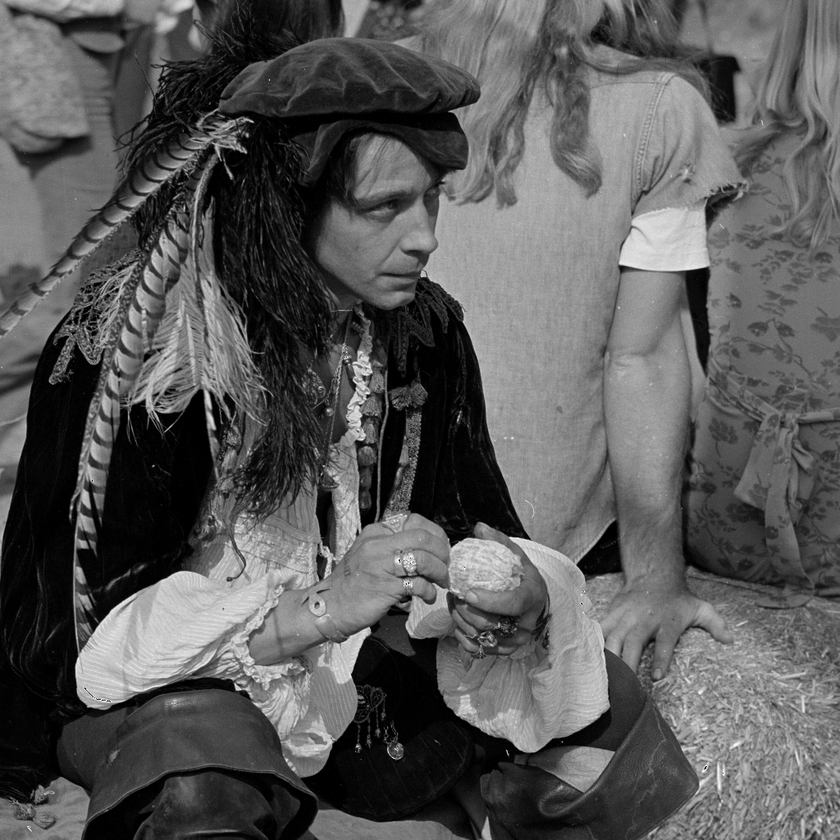
#> input picture taiwan_project/input_test/Man.bmp, 840 x 840 px, shrunk from 1024 x 1024 before the run, found by its file name
$ python gabor_simulation_frenel.py
#> lines starting #> are read from the running program, lines starting #| are printed output that depends on the picture
import numpy as np
import cv2
from scipy.fft import fft2, ifft2, fftshift
import os

def read_image(filename):
    img = cv2.imread(filename, cv2.IMREAD_GRAYSCALE)
    if img is None:
        raise FileNotFoundError(f"Image file '{filename}' not found.")
    normalized_img = img.astype(np.float64) / 255.0
    return normalized_img

def save_intensity(intensity_array, filename):
    max_val = np.max(intensity_array)
    if max_val > 0:
        normalized_intensity = (intensity_array / max_val) * 255.0
    else:
        normalized_intensity = np.zeros_like(intensity_array)
    output_img = normalized_intensity.astype(np.uint8)
    cv2.imwrite(filename, output_img)
    print(f"Image saved to {filename}")

#generate spherical reference wave
def generate_reference_wave(width, height, wavelength, z):
    k = 2 * np.pi / wavelength
    cx , cy = width // 2.0 , height // 2.0
    x = np.arange(width) - cx
    y = np.arange(height) - cy
    x, y = np.meshgrid(x,y)

    r_sq = x**2 + y**2 + z**2
    r = np.sqrt(r_sq)
    wave = np.exp(1j * k * r) / r
    return wave

def create_fresnel_impulse_response(width, height, wavelength, z, dx, dy):
    k = 2 * np.pi / wavelength
    cx, cy = width / 2.0, height / 2.0

    x_coords = (np.arange(width) - cx) * dx
    y_coords = (np.arange(height) - cy) * dy
    x, y = np.meshgrid(x_coords, y_coords)
    r_sq = x**2 + y**2
    phase = k / (2 * z) * r_sq

    h = np.exp(1j * phase)

    return fftshift(h)

def fresnel_convolution_propagation(input_wave, original_width, original_height, wavelength, z, dx, dy, band_limit=False):
    padded_width, padded_height = original_width * 2, original_height * 2
    padded_input_wave = np.zeros((padded_height, padded_width), dtype=np.complex128)
    start_y, start_x = original_height // 2, original_width // 2
    padded_input_wave[start_y:start_y+original_height, start_x:start_x+original_width] = input_wave

    h = create_fresnel_impulse_response(padded_width, padded_height, wavelength, z, dx, dy)

    #Perform the three FFTs
    # F[a]
    fft_input_wave = fft2(padded_input_wave)
    # F[h]
    fft_impulse_response = fft2(h)

    # Apply band-limiting in the frequency domain
    if band_limit:
        u_lim = 1 / (wavelength * np.sqrt((2 * dx * z)**2 + 1))
        v_lim = 1 / (wavelength * np.sqrt((2 * dy * z)**2 + 1))

        fx = np.fft.fftfreq(padded_width, d=dx)
        fy = np.fft.fftfreq(padded_height, d=dy)
        fx, fy = np.meshgrid(fx, fy)

        filter_mask = np.ones_like(fft_impulse_response)
        filter_mask[np.abs(fx) > u_lim] = 0.0
        filter_mask[np.abs(fy) > v_lim] = 0.0

        fft_impulse_response *= filter_mask

    # 3. Multiply the results in the frequency domain
    propagated_spectrum = fft_input_wave * fft_impulse_response
    # 4. Perform the final inverse FFT
    propagated_wave = ifft2(propagated_spectrum)
    # Crop the result to the original size
    cropped_wave = propagated_wave[start_y:start_y+original_height, start_x:start_x+original_width]
    return cropped_wave


def main():
    # Simulation parameters
    wavelength = 500e-9  # 500 nm
    z1 = 0.05            # distance from light source to object
    z2 = 0.002             # distance from object to hologram plane
    dx = 5.0e-7          # pixel size
    dy = 5.0e-7
    band_limit = True

    # Input file
    object_filename = "input/Man.bmp"
    #crop the input image, fill 1 value around the image


    try:
        original_image = read_image(object_filename)
#> in read_image, img is the input picture: shape (840, 840); min 0, max 255, mean 89
    except FileNotFoundError as e:
        print(e)
        return
    original_height, original_width = original_image.shape
#> original_height = 840; original_width = 840

    # Create the initial object wave (as a complex array)
    object_wave = original_image.astype(np.complex128)

    # Generate and propagate the spherical reference wave
    spherical_wave = generate_reference_wave(original_width, original_height, wavelength, z1)
#> in generate_reference_wave, `r = np.sqrt(r_sq)`:
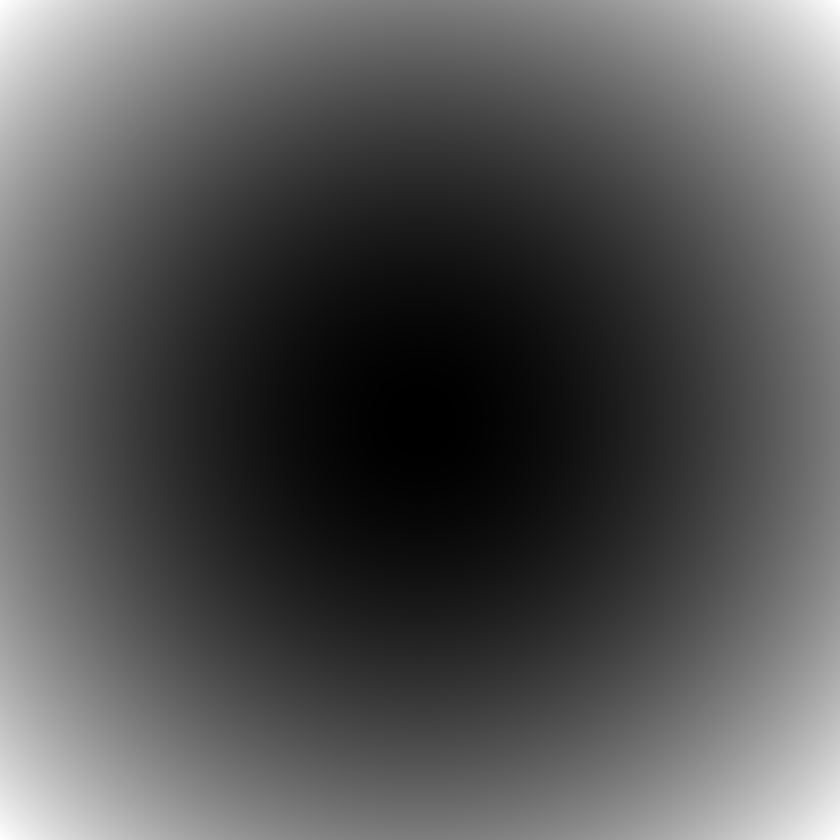
#> r_sq: shape (840, 840) float64; min 0.0025, max 352800, mean 117600.3; drawn with min black and max white
    reference_wave_at_hologram = fresnel_convolution_propagation(spherical_wave, original_width, original_height, wavelength, z1 + z2, dx, dy, band_limit=band_limit)

    # Propagate the object wave
    propagated_object_wave = fresnel_convolution_propagation(object_wave, original_width, original_height, wavelength, z2, dx, dy, band_limit=band_limit)

    # Combine the waves to form the total wave field at the hologram plane
    total_wave = reference_wave_at_hologram + propagated_object_wave

    # Compute and save the hologram's intensity
    hologram_intensity = np.abs(total_wave)**2
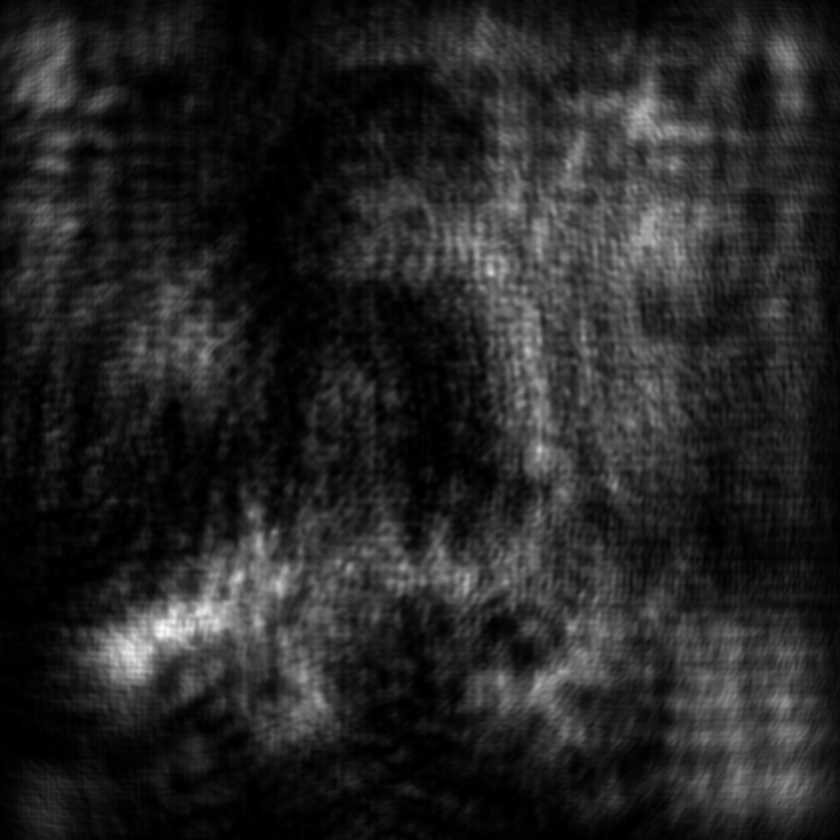
#> hologram_intensity: shape (840, 840) float64; min 2.44, max 17764105.6, mean 2638131.9; drawn with min black and max white
    output_filename = f"output_gabor/frenel_diffraction/with_bl/z2=0.002m/z1=0.05m/hologram_intensity_Z1={z1}_dx={dx}_object_padded_fr.png"
    if not os.path.exists(os.path.dirname(output_filename)):
        os.makedirs(os.path.dirname(output_filename))
    save_intensity(hologram_intensity, output_filename)
#> in save_intensity, `max_val = np.max(intensity_array)`: max_val = 17764105.6

if __name__ == "__main__":
    main()
